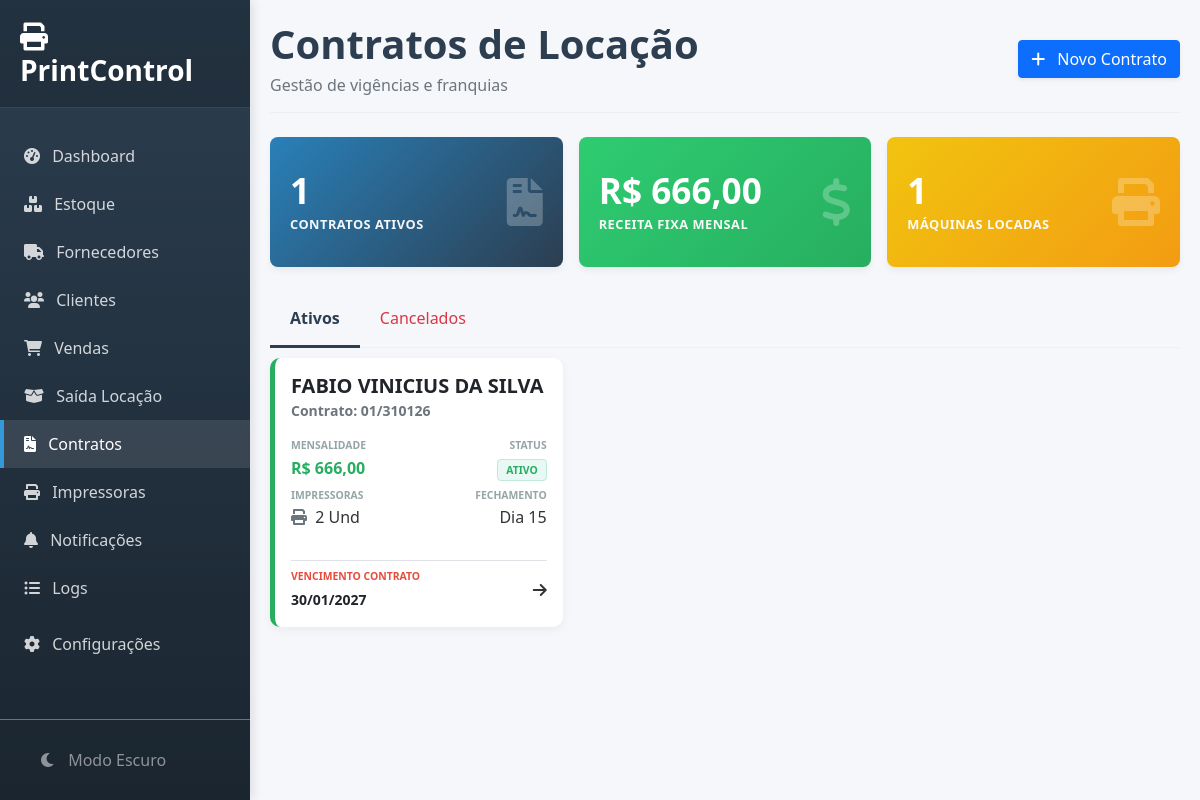
Page /contratos on the committed database.
### app.py (models this page shows)
class Contrato(db.Model):
    id = db.Column(db.Integer, primary_key=True)
    cliente_id = db.Column(db.Integer, db.ForeignKey('cliente.id'), nullable=False)
    cliente = db.relationship('Cliente', backref='contratos')
    numero_contrato = db.Column(db.String(50))
    data_inicio = db.Column(db.Date)
    data_fim = db.Column(db.Date)
    status = db.Column(db.String(20), default='Ativo')
    valor_mensal_total = db.Column(db.Float, default=0.0)
    dia_vencimento = db.Column(db.Integer)
    arquivo_pdf = db.Column(db.String(200))
    justificativa_cancelamento = db.Column(db.Text)
    itens = db.relationship('ContratoItem', backref='contrato', lazy=True)
    franquias = db.relationship('ContratoFranquia', backref='contrato', lazy=True)
    franquia_global_qtde = db.Column(db.Integer, default=0)
    valor_excedente_global = db.Column(db.Float, default=0.0)

class Cliente(db.Model):
    id = db.Column(db.Integer, primary_key=True)
    nome = db.Column(db.String(100), nullable=False)
    tipo_pessoa = db.Column(db.String(20))
    documento = db.Column(db.String(20))
    endereco = db.Column(db.String(200))
    telefone = db.Column(db.String(20))
    email = db.Column(db.String(100))
    data_fechamento = db.Column(db.Integer)
    observacao = db.Column(db.Text)

### app.py (the view)
@app.route('/contratos')
def contratos():
    impressoras_todas = Impressora.query.filter(or_(Impressora.status == 'Disponível', Impressora.status == 'Locada')).order_by(Impressora.localizacao, Impressora.modelo).all()
    contratos_ativos = Contrato.query.filter_by(status='Ativo').order_by(Contrato.valor_mensal_total.desc()).all()
    contratos_cancelados = Contrato.query.filter_by(status='Cancelado').order_by(Contrato.data_fim.desc()).all()
    clientes = Cliente.query.order_by(Cliente.nome).all()
    total_ativos = len(contratos_ativos)
    valor_total_mensal = sum(c.valor_mensal_total for c in contratos_ativos)
    impressoras_locadas = Impressora.query.filter_by(status='Locada').count()
    return render_template('contratos.html', contratos_ativos=contratos_ativos, contratos_cancelados=contratos_cancelados, clientes=clientes, impressoras_todas=impressoras_todas, total_ativos=total_ativos, valor_total_mensal=valor_total_mensal, impressoras_locadas=impressoras_locadas, hoje=datetime.now().date())

### app.py (called while the page is built)
@app.template_filter('currency')
def currency_filter(value):
    if value is None: value = 0
    return "R$ {:,.2f}".format(value).replace(",", "X").replace(".", ",").replace("X", ".")

@app.context_processor
def utility_processor():
    try:
        config = Configuracao.query.first()
        if not config:
            config = Configuracao()
            db.session.add(config)
            db.session.commit()
        return dict(hoje=datetime.now(), config=config)
    except: return dict(hoje=datetime.now(), config=None)

### templates/contratos.html (shortened to what this page needs)
{% extends "base.html" %}
{% block content %}
<div id="contratos-page" class="page-content active">
    <div class="page-header d-flex justify-content-between align-items-center mb-4">
        <div>
            <h1 class="page-title">Contratos de Locação</h1>
            <p class="text-muted mb-0">Gestão de vigências e franquias</p>
        </div>
        <button class="btn btn-primary shadow-sm" onclick="abrirModalNovo()">
            <i class="fas fa-plus me-2"></i> Novo Contrato
        </button>
    </div>
    <div class="row g-3 mb-4">
        <div class="col-md-4">
            <div class="card card-overview bg-gradient-primary">
                <div class="d-flex justify-content-between align-items-center h-100">
                    <div><h3>{{ total_ativos }}</h3><small>Contratos Ativos</small></div>
                    <i class="fas fa-file-contract fa-3x opacity-25"></i>
                </div>
            </div>
        </div>
        <div class="col-md-4">
            <div class="card card-overview bg-gradient-success">
                <div class="d-flex justify-content-between align-items-center h-100">
                    <div><h3>{{ valor_total_mensal | currency }}</h3><small>Receita Fixa Mensal</small></div>
                    <i class="fas fa-dollar-sign fa-3x opacity-25"></i>
                </div>
            </div>
        </div>
        <div class="col-md-4">
            <div class="card card-overview bg-gradient-warning">
                <div class="d-flex justify-content-between align-items-center h-100">
                    <div><h3>{{ impressoras_locadas }}</h3><small>Máquinas Locadas</small></div>
                    <i class="fas fa-print fa-3x opacity-25"></i>
                </div>
            </div>
        </div>
    </div>
    <ul class="nav nav-tabs" id="myTab">
        <li class="nav-item"><a class="nav-link active" data-bs-toggle="tab" href="#tabAtivos">Ativos</a></li>
        <li class="nav-item"><a class="nav-link text-danger" data-bs-toggle="tab" href="#tabCancelados">Cancelados</a></li>
    </ul>
    <div class="tab-content">
        <div class="tab-pane fade show active" id="tabAtivos">
            <div class="row g-3" style="padding-top: 10px;">
                {% for c in contratos_ativos %}
                <div class="col-md-4">
                    <div class="card contrato-card border-class-A h-100" onclick="verDetalhes('{{ c.id }}')">
                        <div class="card-body p-3 d-flex flex-column">
                            <div class="mb-3">
                                <h5 class="fw-bold text-dark mb-0 text-truncate" title="{{ c.cliente.nome }}">{{ c.cliente.nome }}</h5>
                                <small class="text-muted fw-bold">Contrato: {{ c.numero_contrato }}</small>
                            </div>
                            <div class="row g-2 mb-3">
                                <div class="col-6">
                                    <span class="info-label">Mensalidade</span>
                                    <span class="info-value-big">{{ c.valor_mensal_total | currency }}</span>
                                </div>
                                <div class="col-6 text-end">
                                    <span class="info-label">Status</span>
                                    <span class="badge-status-card bg-status-ativo">{{ c.status }}</span>
                                </div>
                                <div class="col-6 mt-2">
                                    <span class="info-label">Impressoras</span>
                                    <span class="info-value"><i class="fas fa-print me-1 text-muted"></i> {{ c.itens|length }} Und</span>
                                </div>
                                <div class="col-6 mt-2 text-end">
                                    <span class="info-label">Fechamento</span>
                                    <span class="info-value">Dia {{ c.cliente.data_fechamento if c.cliente.data_fechamento else '-' }}</span>
                                </div>
                            </div>
                            <div class="mt-auto pt-2 border-top d-flex justify-content-between align-items-center">
                                <div>
                                    <span class="info-label" style="color: #e74c3c;">Vencimento Contrato</span>
                                    <span class="fw-bold text-dark small">{{ c.data_fim.strftime('%d/%m/%Y') }}</span>
                                </div>
                                <div class="btn-detalhes-icon"><i class="fas fa-arrow-right"></i></div>
                            </div>
                        </div>
                    </div>
                </div>
                {% else %}
                <div class="col-12 text-center py-5 text-muted"><p>Nenhum contrato ativo encontrado.</p></div>
                {% endfor %}
            </div>
        </div>
    </div>
</div>
{% endblock %}

### templates/base.html (style rules this page uses)
:root { --primary-color: #2c3e50; --secondary-color: #3498db; --success-color: #27ae60; --warning-color: #f39c12; --danger-color: #e74c3c; --bg-body: #f5f7fa; --bg-card: #ffffff; --bg-sidebar: linear-gradient(180deg, #2c3e50 0%, #1a252f 100%); --text-main: #333333; --text-muted: #6c757d; --border-color: #eeeeee; --input-bg: #ffffff; --input-border: #ced4da; --table-head-bg: #f8f9fa; --table-hover: #fafafa; --filter-bar-bg: #ffffff; }
body { font-family: 'Segoe UI', sans-serif; background-color: var(--bg-body); color: var(--text-main); transition: background-color 0.3s, color 0.3s; }
.card { background-color: var(--bg-card); border-radius: 10px; border: 1px solid var(--border-color); box-shadow: 0 5px 15px rgba(0, 0, 0, 0.08); margin-bottom: 24px; }
.page-header { margin-bottom: 25px; border-bottom: 1px solid var(--border-color); padding-bottom: 15px; }

### templates/contratos.html (style rules this page uses)
.page-title { color: #2C3E50 !important; font-family: 'Segoe UI', sans-serif; font-weight: 700; margin-bottom: 5px; }
.card-overview { border: none; border-radius: 8px; box-shadow: 0 4px 6px rgba(0,0,0,0.05); color: white; padding: 20px; transition: transform 0.2s; position: relative; overflow: hidden; height: 100%; }
.card-overview h3 { font-weight: 700; font-size: 2.2rem; margin: 0; }
.card-overview small { text-transform: uppercase; font-size: 0.8rem; letter-spacing: 0.5px; opacity: 0.95; font-weight: 600; }
.bg-gradient-primary { background: linear-gradient(135deg, #2980b9, #2c3e50); }
.bg-gradient-success { background: linear-gradient(135deg, #2ecc71, #27ae60); }
.bg-gradient-warning { background: linear-gradient(135deg, #f1c40f, #f39c12); }
.contrato-card { border: none; border-radius: 10px; background: white; box-shadow: 0 3px 10px rgba(0,0,0,0.05); margin-bottom: 15px; transition: all 0.3s; cursor: pointer; position: relative; border-left: 5px solid #ccc; overflow: hidden; }
.border-class-A { border-left-color: #27ae60 !important; }
.info-label { font-size: 0.65rem; text-transform: uppercase; color: #95a5a6; font-weight: 700; display: block; margin-bottom: 2px; }
.info-value-big { font-size: 1rem; font-weight: 700; color: #27ae60; }
.badge-status-card { font-size: 0.65rem; padding: 3px 8px; border-radius: 4px; text-transform: uppercase; font-weight: 700; }
.bg-status-ativo { background-color: #e8f8f5; color: #27ae60; border: 1px solid rgba(39, 174, 96, 0.2); }
.nav-tabs { border-bottom: 1px solid #f0f0f0; }
.nav-tabs .nav-link { color: #95a5a6; font-weight: 500; border: none; border-bottom: 3px solid transparent; padding: 15px 20px; transition: all 0.2s ease; }
.nav-tabs .nav-link.active { color: #2c3e50 !important; border-bottom-color: #2c3e50 !important; background: transparent; font-weight: 600; }

### rows in the picture
Contrato: cliente.nome "FABIO VINICIUS DA SILVA", numero_contrato "01/310126", valor_mensal_total "R$ 666,00", status "ATIVO", itens|length "2", cliente "15", data_fim "30/01/2027"

### other values in the picture
{{ total_ativos }} "1"
{{ valor_total_mensal | currency }} "R$ 666,00"
{{ impressoras_locadas }} "1"
